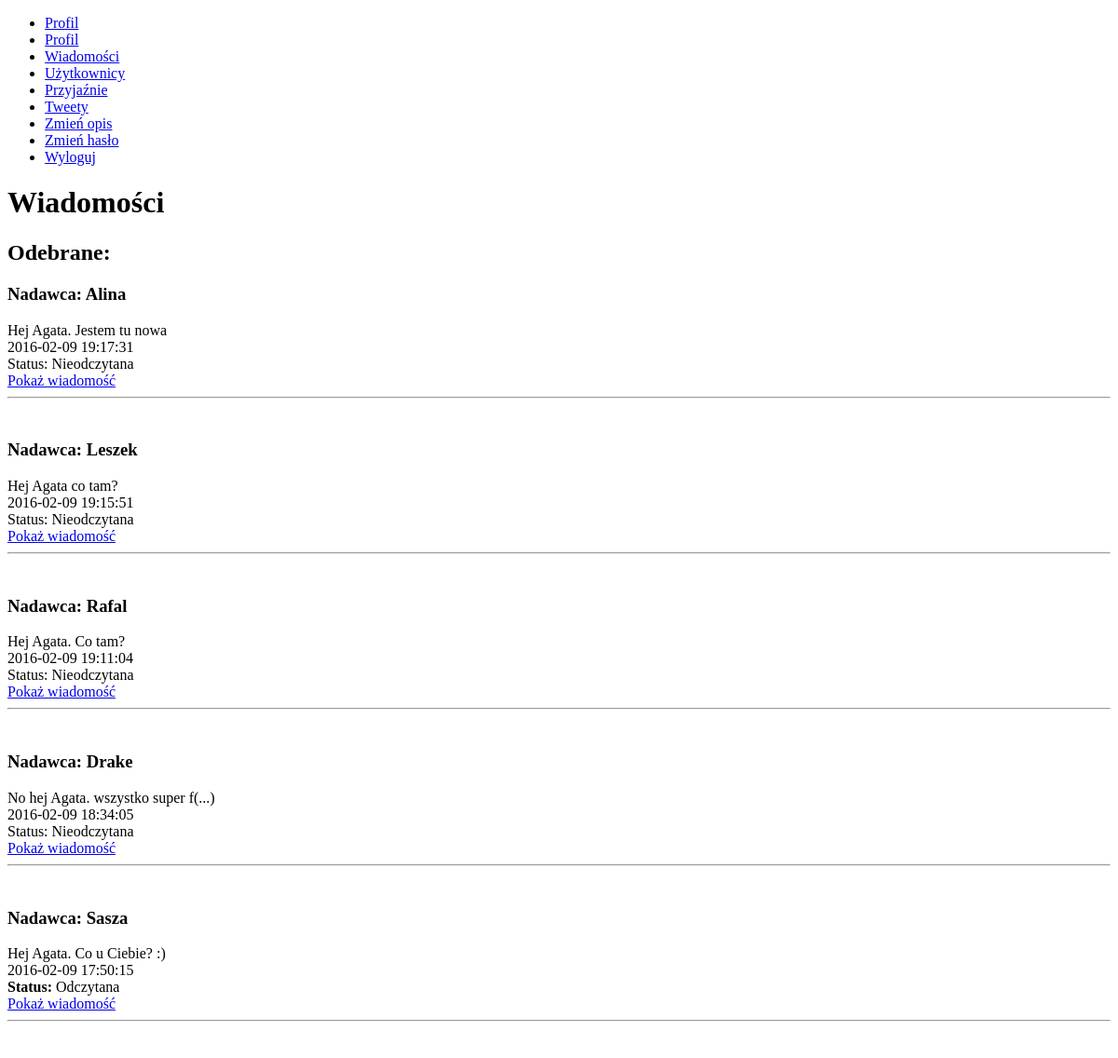
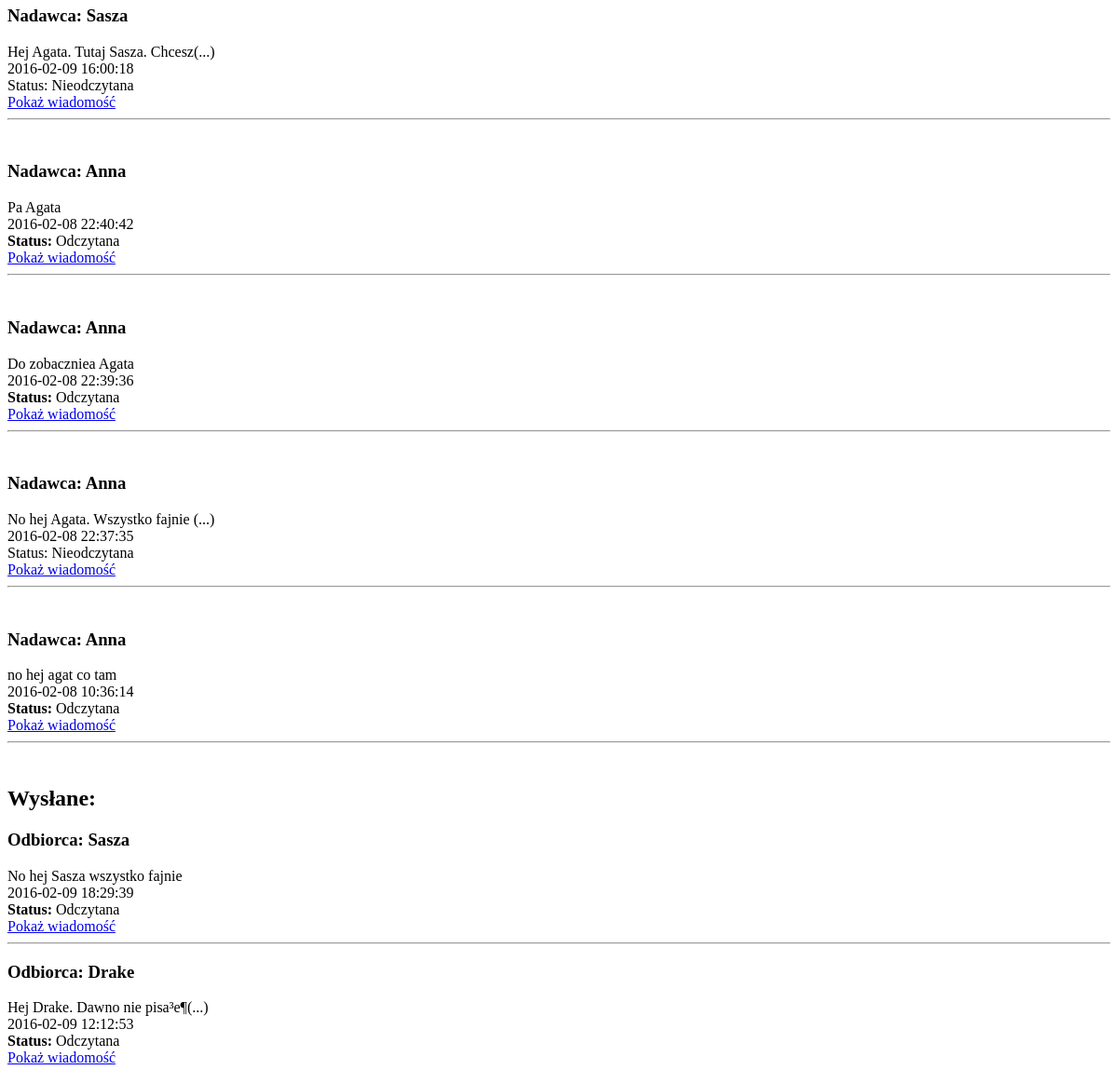
Page /showMessages.php (signed in, upper part) on the earlier database version (2 pictures, top to bottom).
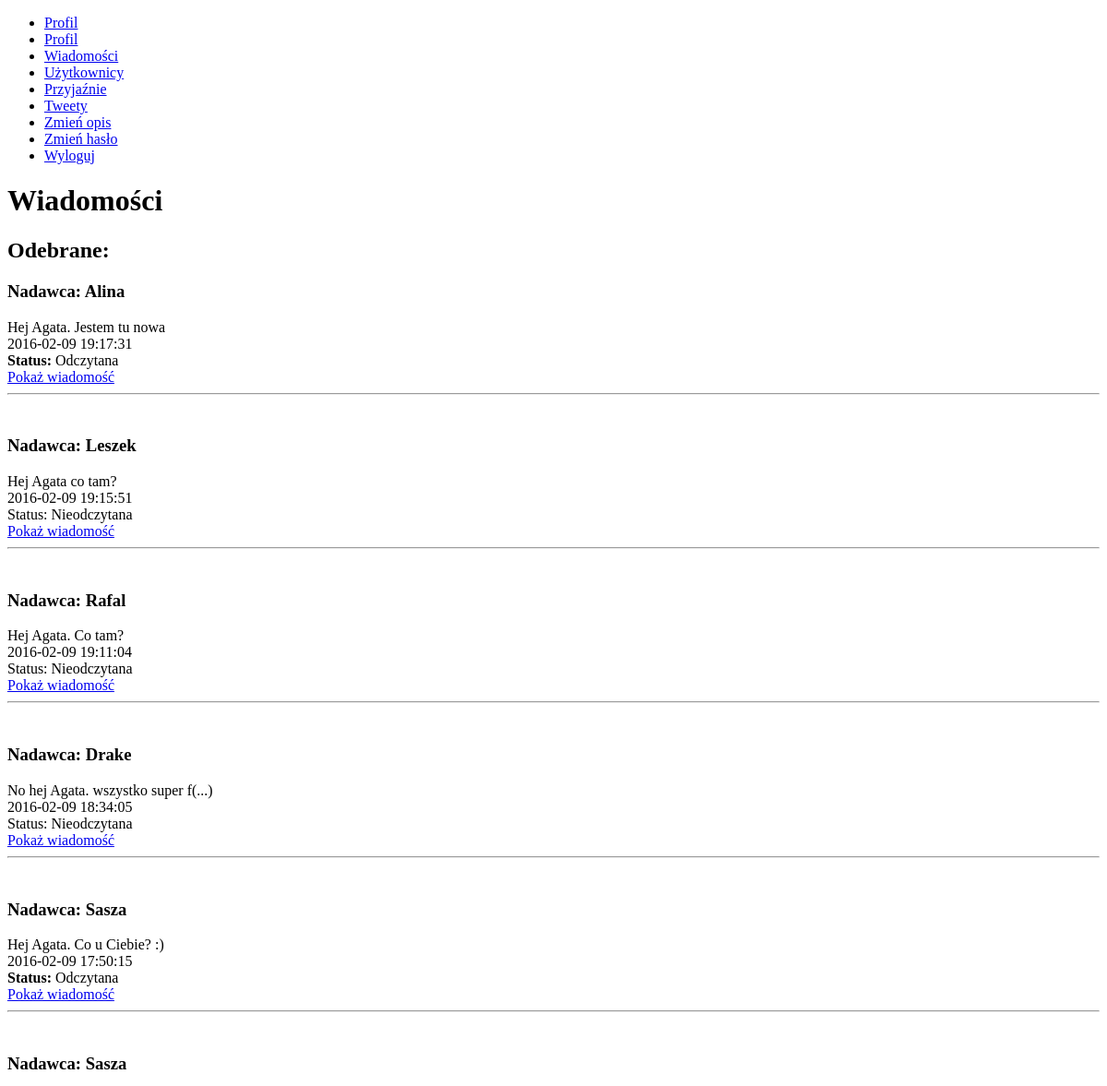
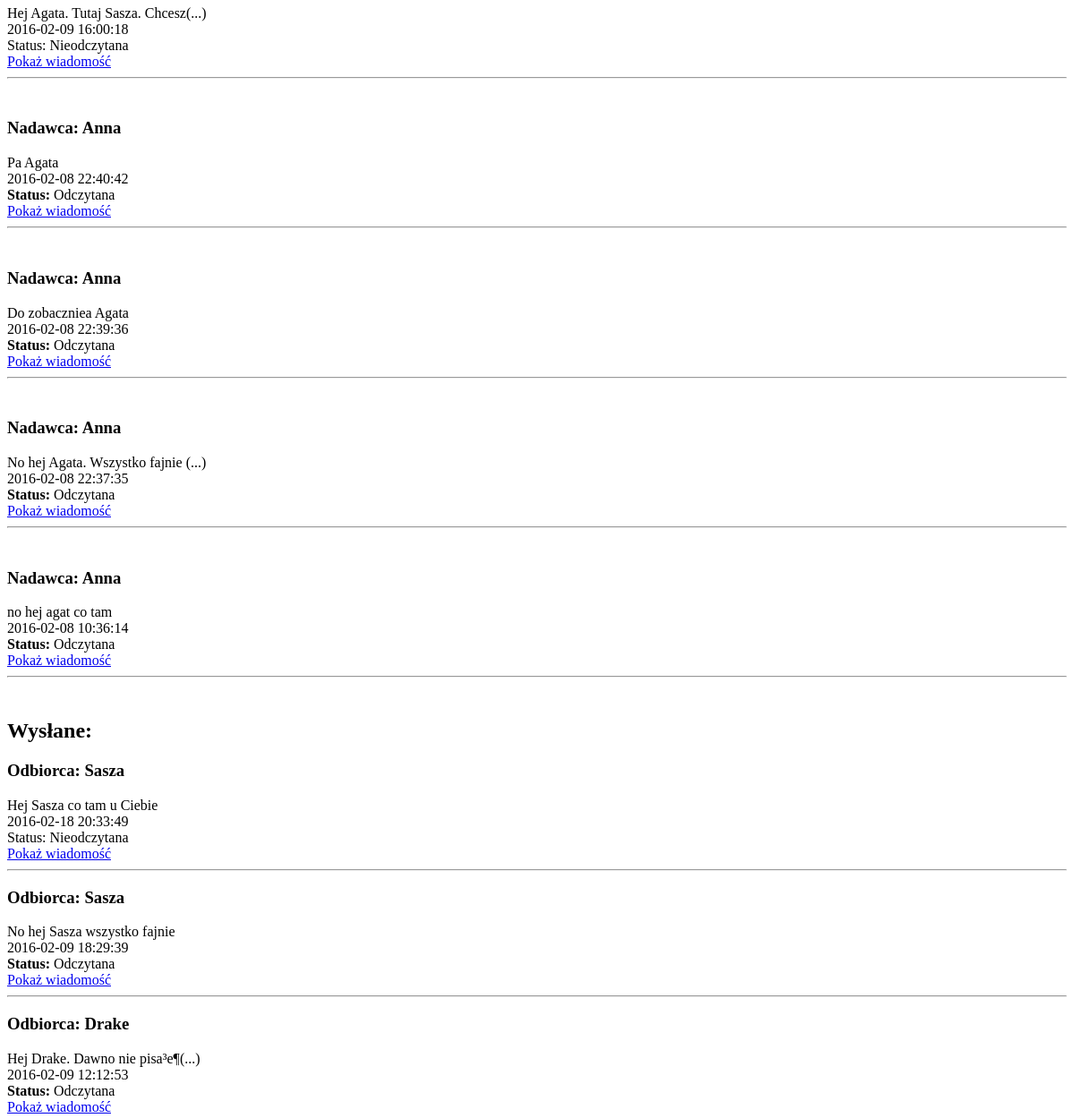
Same page on the later database version (2 pictures, top to bottom).
### tables this page shows
CREATE TABLE IF NOT EXISTS `Messages` (
  `id` int(11) NOT NULL AUTO_INCREMENT,
  `send_id` int(11) NOT NULL,
  `receive_id` int(11) NOT NULL,
  `message_text` varchar(200) NOT NULL,
  `message_date` datetime NOT NULL,
  `opened` int(1) DEFAULT NULL,
  PRIMARY KEY (`id`),
  KEY `send_id` (`send_id`),
  KEY `receive_id` (`receive_id`)
);

CREATE TABLE IF NOT EXISTS `Users` (
  `id` int(11) NOT NULL AUTO_INCREMENT,
  `name` varchar(255) DEFAULT NULL,
  `email` varchar(255) DEFAULT NULL,
  `password` char(60) DEFAULT NULL,
  `description` varchar(255) DEFAULT NULL,
  PRIMARY KEY (`id`),
  UNIQUE KEY `email` (`email`)
);

### src/User.php (called while the page is built, shortened)
<?php
class User
{
    static private $connection = null;
    static public function SetConnection(mysqli $newConnection)
    {
        User::$connection = $newConnection;
    }
    static public function GetUserById($idToLoad)
    {
        $sql = "SELECT * FROM Users where id = $idToLoad";
        $result = self::$connection->query($sql);
        if ($result !== FALSE) {
            if ($result->num_rows === 1) {
                $row = $result->fetch_assoc();
                $user = new User($row['id'], $row['name'], $row['email'], $row['description']);
                return $user;
            }
        }
        return false;
    }
    private $id;
    private $name;
    public function __construct($newId, $newName, $newEmail, $newDescription)
    {
        $this->id = intval($newId);
        $this->name = $newName;
    }
    public function getName()
    {
        return $this->name;
    }
    public function setDescription($newDescription)
    {
        if (strlen($newDescription) > 0) {
            return ($this->description = $newDescription);
        } else {
            return false;
        }
    }
    public function loadAllSentMessages()
    {
        $ret = [];
        $sql = "SELECT * FROM Messages WHERE send_id=$this->id ORDER BY message_date DESC";
        $result = self::$connection->query($sql);
        if ($result !== FALSE) {
            if ($result->num_rows > 0) {
                while ($row = $result->fetch_assoc()) {
                    $message = new Message($row['id'], $row['send_id'], $row['receive_id'], $row['message_text'], $row['message_date'], $row['opened']);
                    $ret[] = $message;
                }
                return $ret;
            }
        }
        return false;
    }
    public function loadAllReceivedMessages()
    {
        $ret = [];
        $sql = "SELECT * FROM Messages WHERE receive_id=$this->id ORDER BY message_date DESC";
        $result = self::$connection->query($sql);
        if ($result !== FALSE) {
            if ($result->num_rows > 0) {
                while ($row = $result->fetch_assoc()) {
                    $message = new Message($row['id'], $row['send_id'], $row['receive_id'], $row['message_text'], $row['message_date'], $row['opened']);
                    $ret[] = $message;
                }
                return $ret;
            }
        }
        return false;
    }
}
?>

### src/Message.php (called while the page is built, shortened)
<?php
class Message {
    private $id;
    private $sendId;
    private $receiveId;
    private $messageText;
    private $messageDate;
    private $opened;
    public function __construct($id, $sendId, $receiveId, $messageText, $messageDate, $opened) {
        $this->id = intval($id);
        $this->sendId = $sendId;
        $this->receiveId = $receiveId;
    }
    public function getId() {
        return $this->id;
    }
    public function getSendId() {
        return $this->sendId;
    }
    public function getReceiveId() {
        return $this->receiveId;
    }
    public function getOpened() {
        return $this->opened;
    }
    public function setOpened($opened) {
        if($opened == 1 || $opened == 0) {
            $this->opened = $opened;
        }
    }
    public function getMessageText() {
        return $this->messageText;
    }
    public function setMessageText($messageText) {
        if(strlen($messageText) > 0) {
            return($this->messageText = $messageText);
        }
        return false;
    }
    public function getMessageDate() {
        return $this->messageDate;
    }
    public function setMessageDate($messageDate) {
        return($this->messageDate = $messageDate);
    }
}
?>

### showMessages.php (the view, shortened to what the changed rows need)
<?php
require_once("./src/connections.php");
$userId = $_SESSION['userId'];
echo("<h1>Wiadomości</h1>");
echo("<h2>Odebrane:</h2>");
$user = User::GetUserById($userId);
foreach($user->loadAllReceivedMessages() as $message) {
    $sendingUser = User::GetUserById($message->getSendId());
    echo("<h3>Nadawca: {$sendingUser->getName()}</h3>");
    $beginning = substr($message->getMessageText(), 0, 30);
    if(strlen($message->getMessageText()) <= 30) {
        echo("$beginning <br />");
    }
    else{
        echo($beginning . "(...) <br />");
    }
    echo("{$message->getMessageDate()} <br />");
    if($message->getOpened() == 1){
        echo("Status: Nieodczytana <br />");
    }
    else{
        echo("<strong>Status: </strong>Odczytana <br />");
    }
    echo("<a href='showMessage.php?id={$message->getId()}'>Pokaż wiadomość</a>");
    echo("<hr /><br />");
}
    echo("<h2>Wysłane:</h2>");
foreach($user->loadAllSentMessages() as $message){
    $receivingUser = User::GetUserById($message->getReceiveId());
    $beginning = substr($message->getMessageText(), 0, 30);
    echo("<h3>Odbiorca: {$receivingUser->getName()}</h3>");
    if(strlen($message->getMessageText()) < 30) {
        echo("$beginning <br />");
    }
    else{
        echo($beginning . "(...) <br />");
    }
    echo("{$message->getMessageDate()} <br />");
    if($message->getOpened() == 1){
        echo("Status: Nieodczytana <br />");
    }
    else{
        echo("<strong>Status: </strong>Odczytana <br />");
    }
    echo("<a href='showMessage.php?id={$message->getId()}'>Pokaż wiadomość</a>");
    echo("<hr />");
}
?>

Differences in the rows shown:
changed messages "Hej Agata. Jestem tu nowa": opened "Status: Nieodczytana" → "Status: Odczytana"
changed messages "No hej Agata. Wszystko fajnie": opened "Status: Nieodczytana" → "Status: Odczytana"
added messages: receive.name "Sasza", message_text "Hej Sasza co tam u Ciebie", message_date "2016-02-18 20:33:49", opened "Status: Nieodczytana", shown under "Wysłane:"
